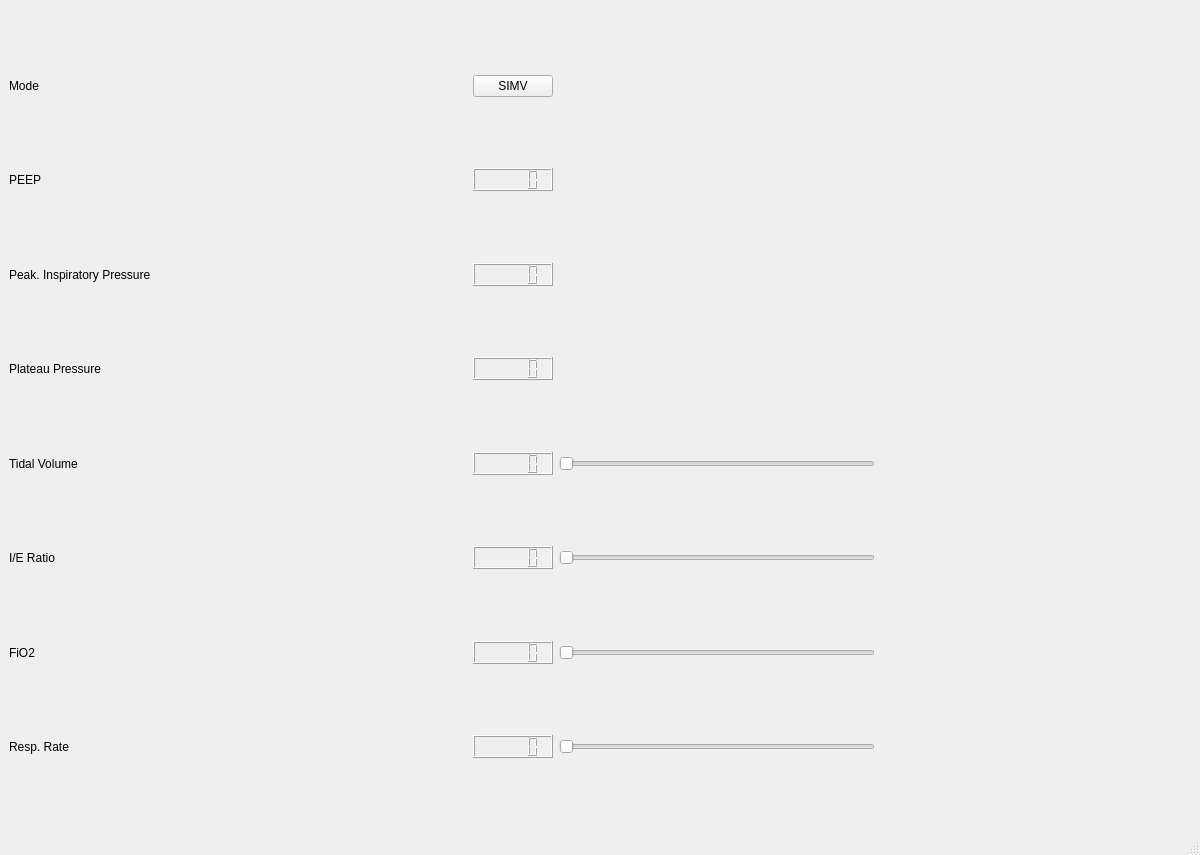
<?xml version="1.0" encoding="UTF-8"?>
<ui version="4.0">
 <class>MainWindow</class>
 <widget class="QMainWindow" name="MainWindow">
  <property name="geometry">
   <rect>
    <x>0</x>
    <y>0</y>
    <width>1200</width>
    <height>855</height>
   </rect>
  </property>
  <property name="windowTitle">
   <string>MainWindow</string>
  </property>
  <widget class="QWidget" name="centralwidget">
   <layout class="QGridLayout" name="gridLayout">
    <item row="9" column="1">
     <spacer name="tv_spacer">
      <property name="orientation">
       <enum>Qt::Horizontal</enum>
      </property>
      <property name="sizeHint" stdset="0">
       <size>
        <width>40</width>
        <height>20</height>
       </size>
      </property>
     </spacer>
    </item>
    <item row="11" column="1">
     <spacer name="ie_spacer">
      <property name="orientation">
       <enum>Qt::Horizontal</enum>
      </property>
      <property name="sizeHint" stdset="0">
       <size>
        <width>40</width>
        <height>20</height>
       </size>
      </property>
     </spacer>
    </item>
    <item row="13" column="3">
     <widget class="QSlider" name="fio2_slider">
      <property name="orientation">
       <enum>Qt::Horizontal</enum>
      </property>
     </widget>
    </item>
    <item row="1" column="1">
     <spacer name="mode_spacer">
      <property name="orientation">
       <enum>Qt::Horizontal</enum>
      </property>
      <property name="sizeHint" stdset="0">
       <size>
        <width>40</width>
        <height>20</height>
       </size>
      </property>
     </spacer>
    </item>
    <item row="8" column="2">
     <spacer name="verticalSpacer_6">
      <property name="orientation">
       <enum>Qt::Vertical</enum>
      </property>
      <property name="sizeHint" stdset="0">
       <size>
        <width>20</width>
        <height>40</height>
       </size>
      </property>
     </spacer>
    </item>
    <item row="15" column="1">
     <spacer name="resp_rate_spacer">
      <property name="orientation">
       <enum>Qt::Horizontal</enum>
      </property>
      <property name="sizeHint" stdset="0">
       <size>
        <width>40</width>
        <height>20</height>
       </size>
      </property>
     </spacer>
    </item>
    <item row="3" column="1">
     <spacer name="peep_spacer">
      <property name="orientation">
       <enum>Qt::Horizontal</enum>
      </property>
      <property name="sizeHint" stdset="0">
       <size>
        <width>40</width>
        <height>20</height>
       </size>
      </property>
     </spacer>
    </item>
    <item row="13" column="1">
     <spacer name="fio2_spacer">
      <property name="orientation">
       <enum>Qt::Horizontal</enum>
      </property>
      <property name="sizeHint" stdset="0">
       <size>
        <width>40</width>
        <height>20</height>
       </size>
      </property>
     </spacer>
    </item>
    <item row="7" column="1">
     <spacer name="plateau_press_spacer">
      <property name="orientation">
       <enum>Qt::Horizontal</enum>
      </property>
      <property name="sizeHint" stdset="0">
       <size>
        <width>40</width>
        <height>20</height>
       </size>
      </property>
     </spacer>
    </item>
    <item row="7" column="0">
     <widget class="QLabel" name="plateau_press_label">
      <property name="text">
       <string>Plateau Pressure</string>
      </property>
     </widget>
    </item>
    <item row="9" column="0">
     <widget class="QLabel" name="tv_label">
      <property name="text">
       <string>Tidal Volume</string>
      </property>
     </widget>
    </item>
    <item row="15" column="4">
     <spacer name="out_spacer">
      <property name="orientation">
       <enum>Qt::Horizontal</enum>
      </property>
      <property name="sizeHint" stdset="0">
       <size>
        <width>40</width>
        <height>20</height>
       </size>
      </property>
     </spacer>
    </item>
    <item row="11" column="0">
     <widget class="QLabel" name="ie_label">
      <property name="text">
       <string>I/E Ratio</string>
      </property>
     </widget>
    </item>
    <item row="11" column="3">
     <widget class="QSlider" name="ie_slider">
      <property name="orientation">
       <enum>Qt::Horizontal</enum>
      </property>
     </widget>
    </item>
    <item row="15" column="0">
     <widget class="QLabel" name="resp_rate_label">
      <property name="text">
       <string>Resp. Rate</string>
      </property>
     </widget>
    </item>
    <item row="15" column="3">
     <widget class="QSlider" name="resp_rate_slider">
      <property name="orientation">
       <enum>Qt::Horizontal</enum>
      </property>
     </widget>
    </item>
    <item row="6" column="2">
     <spacer name="verticalSpacer_2">
      <property name="orientation">
       <enum>Qt::Vertical</enum>
      </property>
      <property name="sizeHint" stdset="0">
       <size>
        <width>20</width>
        <height>40</height>
       </size>
      </property>
     </spacer>
    </item>
    <item row="15" column="2">
     <widget class="QLCDNumber" name="resp_rate_lcd"/>
    </item>
    <item row="9" column="2">
     <widget class="QLCDNumber" name="tv_lcd"/>
    </item>
    <item row="0" column="2">
     <spacer name="verticalSpacer_5">
      <property name="orientation">
       <enum>Qt::Vertical</enum>
      </property>
      <property name="sizeHint" stdset="0">
       <size>
        <width>20</width>
        <height>40</height>
       </size>
      </property>
     </spacer>
    </item>
    <item row="12" column="2">
     <spacer name="verticalSpacer_8">
      <property name="orientation">
       <enum>Qt::Vertical</enum>
      </property>
      <property name="sizeHint" stdset="0">
       <size>
        <width>20</width>
        <height>40</height>
       </size>
      </property>
     </spacer>
    </item>
    <item row="11" column="2">
     <widget class="QLCDNumber" name="ie_lcd"/>
    </item>
    <item row="10" column="2">
     <spacer name="verticalSpacer_7">
      <property name="orientation">
       <enum>Qt::Vertical</enum>
      </property>
      <property name="sizeHint" stdset="0">
       <size>
        <width>20</width>
        <height>40</height>
       </size>
      </property>
     </spacer>
    </item>
    <item row="4" column="2">
     <spacer name="verticalSpacer">
      <property name="orientation">
       <enum>Qt::Vertical</enum>
      </property>
      <property name="sizeHint" stdset="0">
       <size>
        <width>20</width>
        <height>40</height>
       </size>
      </property>
     </spacer>
    </item>
    <item row="5" column="1">
     <spacer name="peak_press_spacer">
      <property name="orientation">
       <enum>Qt::Horizontal</enum>
      </property>
      <property name="sizeHint" stdset="0">
       <size>
        <width>40</width>
        <height>20</height>
       </size>
      </property>
     </spacer>
    </item>
    <item row="7" column="2">
     <widget class="QLCDNumber" name="plateau_press_lcd"/>
    </item>
    <item row="13" column="0">
     <widget class="QLabel" name="fio2_label">
      <property name="text">
       <string>FiO2</string>
      </property>
     </widget>
    </item>
    <item row="2" column="2">
     <spacer name="verticalSpacer_4">
      <property name="orientation">
       <enum>Qt::Vertical</enum>
      </property>
      <property name="sizeHint" stdset="0">
       <size>
        <width>20</width>
        <height>40</height>
       </size>
      </property>
     </spacer>
    </item>
    <item row="3" column="2">
     <widget class="QLCDNumber" name="peep_lcd"/>
    </item>
    <item row="13" column="2">
     <widget class="QLCDNumber" name="fio2_lcd"/>
    </item>
    <item row="1" column="2">
     <widget class="QPushButton" name="mode_button">
      <property name="text">
       <string>SIMV</string>
      </property>
      <property name="checkable">
       <bool>true</bool>
      </property>
     </widget>
    </item>
    <item row="1" column="0">
     <widget class="QLabel" name="mode_label">
      <property name="text">
       <string>Mode</string>
      </property>
     </widget>
    </item>
    <item row="5" column="2">
     <widget class="QLCDNumber" name="peak_press_lcd"/>
    </item>
    <item row="5" column="0">
     <widget class="QLabel" name="peak_press_label">
      <property name="text">
       <string>Peak. Inspiratory Pressure</string>
      </property>
     </widget>
    </item>
    <item row="3" column="0">
     <widget class="QLabel" name="peep_label">
      <property name="text">
       <string>PEEP</string>
      </property>
     </widget>
    </item>
    <item row="9" column="3">
     <widget class="QSlider" name="tv_slider">
      <property name="orientation">
       <enum>Qt::Horizontal</enum>
      </property>
     </widget>
    </item>
    <item row="14" column="2">
     <spacer name="verticalSpacer_3">
      <property name="orientation">
       <enum>Qt::Vertical</enum>
      </property>
      <property name="sizeHint" stdset="0">
       <size>
        <width>20</width>
        <height>40</height>
       </size>
      </property>
     </spacer>
    </item>
    <item row="16" column="2">
     <spacer name="verticalSpacer_9">
      <property name="orientation">
       <enum>Qt::Vertical</enum>
      </property>
      <property name="sizeHint" stdset="0">
       <size>
        <width>20</width>
        <height>40</height>
       </size>
      </property>
     </spacer>
    </item>
   </layout>
  </widget>
  <widget class="QMenuBar" name="menubar">
   <property name="geometry">
    <rect>
     <x>0</x>
     <y>0</y>
     <width>1200</width>
     <height>22</height>
    </rect>
   </property>
  </widget>
  <widget class="QStatusBar" name="statusbar"/>
 </widget>
 <resources/>
 <connections/>
</ui>
